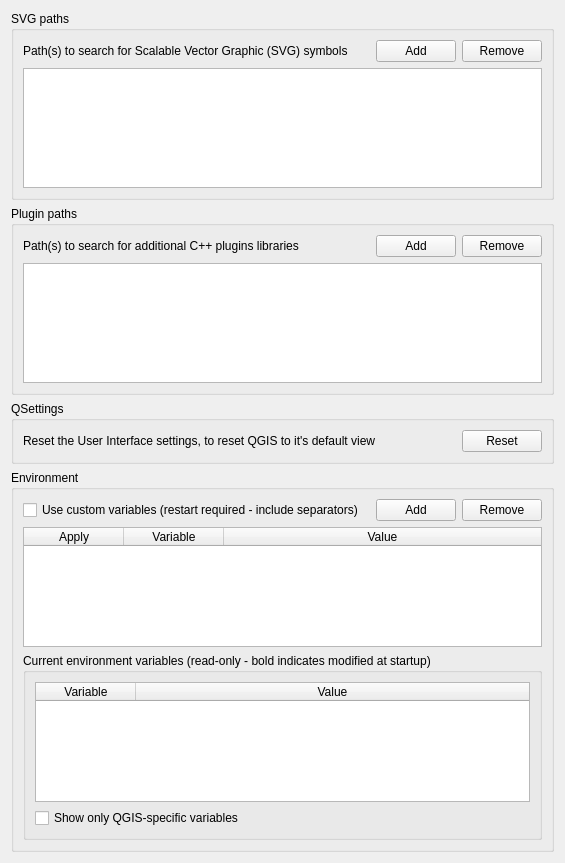
             <widget class="QWidget" name="mOptionsScrollAreaContents_03">
              <property name="geometry">
               <rect>
                <x>0</x>
                <y>0</y>
                <width>563</width>
                <height>860</height>
               </rect>
              </property>
              <layout class="QVBoxLayout" name="verticalLayout_22">
               <item>
                <widget class="QgsCollapsibleGroupBox" name="groupBox_2">
                 <property name="title">
                  <string>SVG paths</string>
                 </property>
                 <layout class="QGridLayout" name="_6">
                  <item row="0" column="0">
                   <widget class="QLabel" name="mSVGLabel">
                    <property name="text">
                     <string>Path(s) to search for Scalable Vector Graphic (SVG) symbols</string>
                    </property>
                   </widget>
                  </item>
                  <item row="0" column="1">
                   <spacer>
                    <property name="orientation">
                     <enum>Qt::Horizontal</enum>
                    </property>
                    <property name="sizeHint" stdset="0">
                     <size>
                      <width>31</width>
                      <height>20</height>
                     </size>
                    </property>
                   </spacer>
                  </item>
                  <item row="0" column="2">
                   <widget class="QPushButton" name="mBtnAddSVGPath">
                    <property name="text">
                     <string>Add</string>
                    </property>
                   </widget>
                  </item>
                  <item row="0" column="3">
                   <widget class="QPushButton" name="mBtnRemoveSVGPath">
                    <property name="text">
                     <string>Remove</string>
                    </property>
                   </widget>
                  </item>
                  <item row="1" column="0" colspan="4">
                   <widget class="QListWidget" name="mListSVGPaths">
                    <property name="minimumSize">
                     <size>
                      <width>0</width>
                      <height>120</height>
                     </size>
                    </property>
                   </widget>
                  </item>
                 </layout>
                </widget>
               </item>
               <item>
                <widget class="QgsCollapsibleGroupBox" name="groupBox_4">
                 <property name="title">
                  <string>Plugin paths</string>
                 </property>
                 <layout class="QGridLayout" name="_3">
                  <item row="0" column="0">
                   <widget class="QLabel" name="mSVGLabel_2">
                    <property name="text">
                     <string>Path(s) to search for additional C++ plugins libraries</string>
                    </property>
                   </widget>
                  </item>
                  <item row="0" column="1">
                   <spacer>
                    <property name="orientation">
                     <enum>Qt::Horizontal</enum>
                    </property>
                    <property name="sizeHint" stdset="0">
                     <size>
                      <width>31</width>
                      <height>20</height>
                     </size>
                    </property>
                   </spacer>
                  </item>
                  <item row="0" column="2">
                   <widget class="QPushButton" name="mBtnAddPluginPath">
                    <property name="text">
                     <string>Add</string>
                    </property>
                   </widget>
                  </item>
                  <item row="0" column="3">
                   <widget class="QPushButton" name="mBtnRemovePluginPath">
                    <property name="text">
                     <string>Remove</string>
                    </property>
                   </widget>
                  </item>
                  <item row="1" column="0" colspan="4">
                   <widget class="QListWidget" name="mListPluginPaths">
                    <property name="minimumSize">
                     <size>
                      <width>0</width>
                      <height>120</height>
                     </size>
                    </property>
                   </widget>
                  </item>
                 </layout>
                </widget>
               </item>
               <item>
                <widget class="QgsCollapsibleGroupBox" name="mQSettingsGrpBx">
                 <property name="title">
                  <string>QSettings</string>
                 </property>
                 <layout class="QGridLayout" name="gridLayout_13">
                  <item row="0" column="1">
                   <spacer name="horizontalSpacer_42">
                    <property name="orientation">
                     <enum>Qt::Horizontal</enum>
                    </property>
                    <property name="sizeHint" stdset="0">
                     <size>
                      <width>40</width>
                      <height>20</height>
                     </size>
                    </property>
                   </spacer>
                  </item>
                  <item row="0" column="2">
                   <widget class="QPushButton" name="mRestoreDefaultWindowStateBtn">
                    <property name="text">
                     <string>Reset</string>
                    </property>
                   </widget>
                  </item>
                  <item row="0" column="0">
                   <widget class="QLabel" name="mRestoreDefaultWindowStateLbl">
                    <property name="text">
                     <string>Reset the User Interface settings, to reset QGIS to it's default view</string>
                    </property>
                   </widget>
                  </item>
                 </layout>
                </widget>
               </item>
               <item>
                <widget class="QgsCollapsibleGroupBox" name="mEnvironmentGrpBx">
                 <property name="minimumSize">
                  <size>
                   <width>0</width>
                   <height>0</height>
                  </size>
                 </property>
                 <property name="title">
                  <string>Environment</string>
                 </property>
                 <layout class="QGridLayout" name="gridLayout_32">
                  <item row="1" column="3">
                   <widget class="QPushButton" name="mRemoveCustomVarBtn">
                    <property name="sizePolicy">
                     <sizepolicy hsizetype="Maximum" vsizetype="Fixed">
                      <horstretch>0</horstretch>
                      <verstretch>0</verstretch>
                     </sizepolicy>
                    </property>
                    <property name="text">
                     <string>Remove</string>
                    </property>
                   </widget>
                  </item>
                  <item row="1" column="2">
                   <widget class="QPushButton" name="mAddCustomVarBtn">
                    <property name="sizePolicy">
                     <sizepolicy hsizetype="Maximum" vsizetype="Fixed">
                      <horstretch>0</horstretch>
                      <verstretch>0</verstretch>
                     </sizepolicy>
                    </property>
                    <property name="text">
                     <string>Add</string>
                    </property>
                   </widget>
                  </item>
                  <item row="4" column="0" colspan="4">
                   <widget class="QgsCollapsibleGroupBox" name="mCurrentVariablesGrpBx">
                    <property name="minimumSize">
                     <size>
                      <width>0</width>
                      <height>0</height>
                     </size>
                    </property>
                    <property name="title">
                     <string>Current environment variables (read-only - bold indicates modified at startup)</string>
                    </property>
                    <property name="collapsed" stdset="0">
                     <bool>false</bool>
                    </property>
                    <property name="saveCollapsedState" stdset="0">
                     <bool>true</bool>
                    </property>
                    <layout class="QVBoxLayout" name="verticalLayout_8">
                     <item>
                      <widget class="QTableWidget" name="mCurrentVariablesTable">
                       <property name="minimumSize">
                        <size>
                         <width>0</width>
                         <height>120</height>
                        </size>
                       </property>
                       <property name="editTriggers">
                        <set>QAbstractItemView::AllEditTriggers</set>
                       </property>
                       <property name="dragEnabled">
                        <bool>true</bool>
                       </property>
                       <property name="dragDropMode">
                        <enum>QAbstractItemView::DragOnly</enum>
                       </property>
                       <property name="selectionMode">
                        <enum>QAbstractItemView::SingleSelection</enum>
                       </property>
                       <property name="sortingEnabled">
                        <bool>true</bool>
                       </property>
                       <property name="wordWrap">
                        <bool>false</bool>
                       </property>
                       <attribute name="horizontalHeaderMinimumSectionSize">
                        <number>100</number>
                       </attribute>
                       <attribute name="horizontalHeaderShowSortIndicator" stdset="0">
                        <bool>true</bool>
                       </attribute>
                       <attribute name="horizontalHeaderStretchLastSection">
                        <bool>true</bool>
                       </attribute>
                       <attribute name="verticalHeaderVisible">
                        <bool>false</bool>
                       </attribute>
                       <column>
                        <property name="text">
                         <string>Variable</string>
                        </property>
                       </column>
                       <column>
                        <property name="text">
                         <string>Value</string>
                        </property>
                       </column>
                      </widget>
                     </item>
                     <item>
                      <widget class="QCheckBox" name="mCurrentVariablesQGISChxBx">
                       <property name="text">
                        <string>Show only QGIS-specific variables</string>
                       </property>
                      </widget>
                     </item>
                    </layout>
                   </widget>
                  </item>
                  <item row="1" column="0">
                   <widget class="QCheckBox" name="mCustomVariablesChkBx">
                    <property name="text">
                     <string>Use custom variables (restart required - include separators)</string>
                    </property>
                   </widget>
                  </item>
                  <item row="1" column="1">
                   <spacer name="horizontalSpacer_14">
                    <property name="orientation">
                     <enum>Qt::Horizontal</enum>
                    </property>
                    <property name="sizeHint" stdset="0">
                     <size>
                      <width>40</width>
                      <height>20</height>
                     </size>
                    </property>
                   </spacer>
                  </item>
                  <item row="3" column="0" colspan="4">
                   <widget class="QTableWidget" name="mCustomVariablesTable">
                    <property name="minimumSize">
                     <size>
                      <width>0</width>
                      <height>120</height>
                     </size>
                    </property>
                    <property name="editTriggers">
                     <set>QAbstractItemView::AllEditTriggers</set>
                    </property>
                    <property name="selectionMode">
                     <enum>QAbstractItemView::SingleSelection</enum>
                    </property>
                    <property name="sortingEnabled">
                     <bool>true</bool>
                    </property>
                    <property name="wordWrap">
                     <bool>false</bool>
                    </property>
                    <property name="cornerButtonEnabled">
                     <bool>false</bool>
                    </property>
                    <attribute name="horizontalHeaderMinimumSectionSize">
                     <number>4</number>
                    </attribute>
                    <attribute name="horizontalHeaderShowSortIndicator" stdset="0">
                     <bool>true</bool>
                    </attribute>
                    <attribute name="horizontalHeaderStretchLastSection">
                     <bool>true</bool>
                    </attribute>
                    <attribute name="verticalHeaderVisible">
                     <bool>false</bool>
                    </attribute>
                    <column>
                     <property name="text">
                      <string>Apply</string>
                     </property>
                    </column>
                    <column>
                     <property name="text">
                      <string>Variable</string>
                     </property>
                    </column>
                    <column>
                     <property name="text">
                      <string>Value</string>
                     </property>
                    </column>
                   </widget>
                  </item>
                 </layout>
                </widget>
               </item>
               <item>
                <spacer name="verticalSpacer_11">
                 <property name="orientation">
                  <enum>Qt::Vertical</enum>
                 </property>
                 <property name="sizeHint" stdset="0">
                  <size>
                   <width>20</width>
                   <height>40</height>
                  </size>
                 </property>
                </spacer>
               </item>
              </layout>
             </widget>
